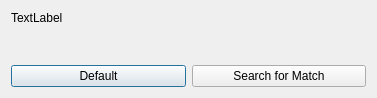
<?xml version="1.0" encoding="UTF-8"?>
<ui version="4.0">
 <class>Dialog</class>
 <widget class="QDialog" name="Dialog">
  <property name="geometry">
   <rect>
    <x>0</x>
    <y>0</y>
    <width>377</width>
    <height>98</height>
   </rect>
  </property>
  <property name="sizePolicy">
   <sizepolicy hsizetype="Preferred" vsizetype="Preferred">
    <horstretch>0</horstretch>
    <verstretch>0</verstretch>
   </sizepolicy>
  </property>
  <property name="windowTitle">
   <string>Dialog</string>
  </property>
  <layout class="QHBoxLayout" name="horizontalLayout_2">
   <item>
    <layout class="QVBoxLayout" name="verticalLayout" stretch="3,1">
     <item>
      <widget class="QLabel" name="text">
       <property name="minimumSize">
        <size>
         <width>160</width>
         <height>30</height>
        </size>
       </property>
       <property name="text">
        <string>TextLabel</string>
       </property>
       <property name="alignment">
        <set>Qt::AlignLeading|Qt::AlignLeft|Qt::AlignTop</set>
       </property>
       <property name="wordWrap">
        <bool>true</bool>
       </property>
      </widget>
     </item>
     <item>
      <layout class="QHBoxLayout" name="horizontalLayout">
       <item>
        <widget class="QPushButton" name="defaultPressed">
         <property name="text">
          <string>Default</string>
         </property>
        </widget>
       </item>
       <item>
        <widget class="QPushButton" name="matchPressed">
         <property name="text">
          <string>Search for Match</string>
         </property>
        </widget>
       </item>
      </layout>
     </item>
    </layout>
   </item>
  </layout>
 </widget>
 <resources/>
 <connections/>
</ui>
